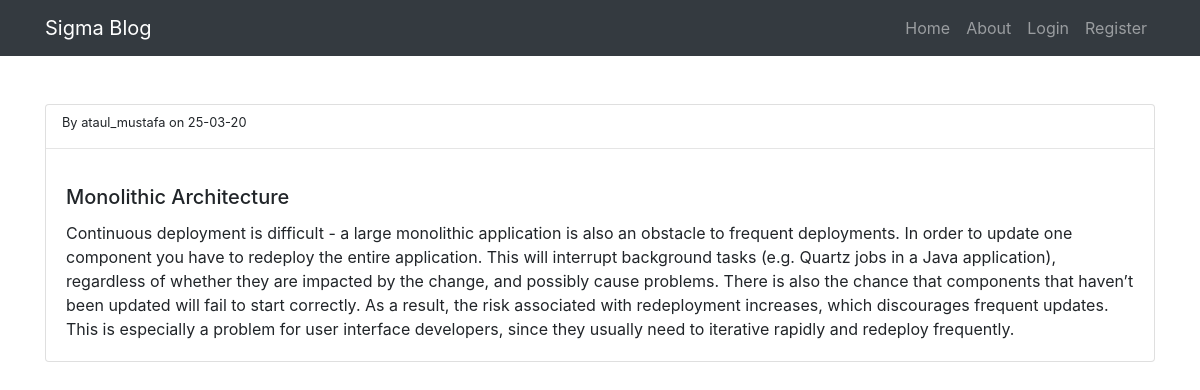
Screenshot of /post/2 with the database file from the repository.
### Blog/models.py (models this page shows, shortened)
class User(db.Model, UserMixin):
    id = db.Column(db.Integer, primary_key=True)
    username = db.Column(db.String(20), unique=True, nullable=False)
    email = db.Column(db.String(40), unique=True, nullable=False)
    password = db.Column(db.String(60), nullable=False)
    posts = db.relationship('Post', backref='author', lazy=True)

class Post(db.Model, UserMixin):
    id = db.Column(db.Integer, primary_key=True)
    title = db.Column(db.String(60), nullable=False)
    description = db.Column(db.Text, nullable=False)
    date_posted = db.Column(db.DateTime, default=datetime.utcnow)
    user_id = db.Column(db.Integer, db.ForeignKey('user.id'), nullable=False)

### Blog/routes.py (the view)
@app.route('/post/<int:post_id>', methods=['GET', 'POST'])
def get_post(post_id):
    post = Post.query.get(post_id)
    return render_template('get_post.html',title=f'Post {post_id}', post=post)

### Blog/templates/get_post.html (shortened to what this page needs)
{% extends 'layout.html' %}
{% block content %}
<div class="mx-auto" style="width: 100%;">
    <div class="card mt-2">
        <small class="ml-3 mt-2">
            By {{ post.author.username }} on {{ post.date_posted.strftime('%d-%m-%y') }}
        </small>
        <hr>
        <div class="card-body">
            <h5 class="card-title">{{ post.title }}</h5>
            <p class="card-text">{{ post.description }}</p>
        </div>
    </div>
</div>
{% endblock %}

### rows the page displays
User: author.username "ataul_mustafa"
Post: date_posted "25-03-20", title "Monolithic Architecture", description "Continuous deployment is difficult - a large monolithic application is also an obstacle to frequent deployments. In order to update one component you have to redeploy the entire application. This will interrupt background tasks (e.g. Quartz jobs in a Java application), regardless of whether they are impacted by the change, and possibly cause problems. There is also the chance that components that haven’t been updated will fail to start correctly. As a result, the risk associated with redeployment increases, which discourages frequent updates. This is especially a problem for user interface developers, since they usually need to iterative rapidly and redeploy frequently."
